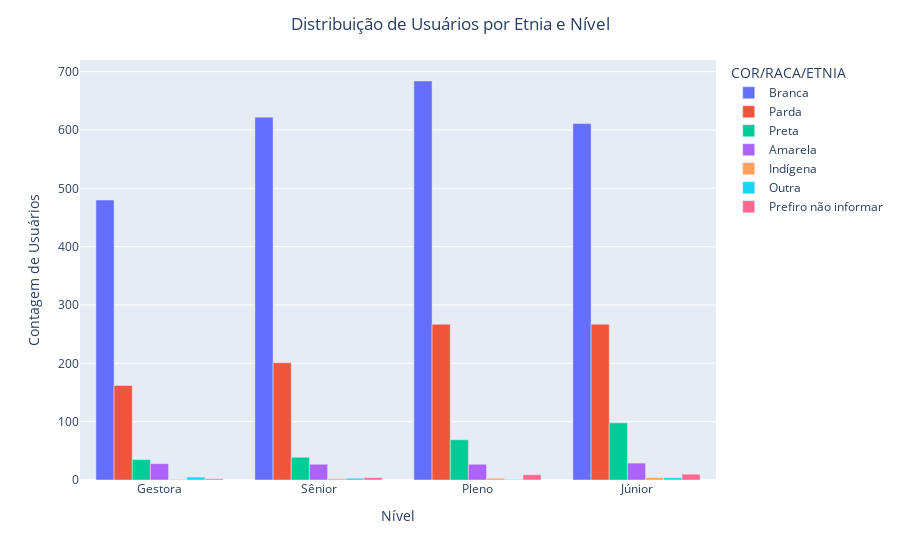

Here is the notebook cell this chart was saved with:
### Code cell
import plotly.express as px

# Dados em formato largo
dados = {
    'COR/RACA/ETNIA': ['Amarela', 'Branca', 'Indígena', 'Outra', 'Parda', 'Prefiro não informar', 'Preta'],
    'Gestora': [28, 480, 1, 5, 162, 2, 35],
    'Júnior': [29, 611, 4, 4, 267, 10, 98],
    'Pleno': [27, 684, 3, 1, 267, 9, 69],
    'Sênior': [27, 622, 2, 3, 201, 4, 39]
}

df = pd.DataFrame(dados)

ordem_etnias = ['Branca', 'Parda', 'Preta', 'Amarela', 'Indígena', 'Outra', 'Prefiro não informar']
df['COR/RACA/ETNIA'] = pd.Categorical(df['COR/RACA/ETNIA'], categories=ordem_etnias, ordered=True)

dados_longos = df.melt(id_vars='COR/RACA/ETNIA', var_name='NOVO NÍVEL', value_name='Valores')

dados_longos.sort_values(by='COR/RACA/ETNIA', inplace=True)

fig = px.bar(dados_longos, x='NOVO NÍVEL', y='Valores', color='COR/RACA/ETNIA', barmode='group')

fig.update_layout(
    title='Distribuição de Usuários por Etnia e Nível',
    xaxis_title='Nível',
    yaxis_title='Contagem de Usuários',
    title_x=0.5  # Centraliza o título
)

# Mostrando o gráfico
fig.show()

### Figure 1 — Plotly figure (JSON) as saved in the notebook; plotly's stock layout.template omitted (floating-point values rounded to 4 significant figures)
{"data": [{"alignmentgroup": "True", "hovertemplate": "COR/RACA/ETNIA=Branca<br>NOVO NÍVEL=%{x}<br>Valores=%{y}<extra></extra>", "legendgroup": "Branca", "marker": {"color": "#636efa", "pattern": {"shape": ""}}, "name": "Branca", "offsetgroup": "Branca", "orientation": "v", "showlegend": true, "textposition": "auto", "type": "bar", "x": ["Gestora", "Sênior", "Pleno", "Júnior"], "xaxis": "x", "y": [480, 622, 684, 611], "yaxis": "y"}, {"alignmentgroup": "True", "hovertemplate": "COR/RACA/ETNIA=Parda<br>NOVO NÍVEL=%{x}<br>Valores=%{y}<extra></extra>", "legendgroup": "Parda", "marker": {"color": "#EF553B", "pattern": {"shape": ""}}, "name": "Parda", "offsetgroup": "Parda", "orientation": "v", "showlegend": true, "textposition": "auto", "type": "bar", "x": ["Sênior", "Gestora", "Pleno", "Júnior"], "xaxis": "x", "y": [201, 162, 267, 267], "yaxis": "y"}, {"alignmentgroup": "True", "hovertemplate": "COR/RACA/ETNIA=Preta<br>NOVO NÍVEL=%{x}<br>Valores=%{y}<extra></extra>", "legendgroup": "Preta", "marker": {"color": "#00cc96", "pattern": {"shape": ""}}, "name": "Preta", "offsetgroup": "Preta", "orientation": "v", "showlegend": true, "textposition": "auto", "type": "bar", "x": ["Júnior", "Pleno", "Sênior", "Gestora"], "xaxis": "x", "y": [98, 69, 39, 35], "yaxis": "y"}, {"alignmentgroup": "True", "hovertemplate": "COR/RACA/ETNIA=Amarela<br>NOVO NÍVEL=%{x}<br>Valores=%{y}<extra></extra>", "legendgroup": "Amarela", "marker": {"color": "#ab63fa", "pattern": {"shape": ""}}, "name": "Amarela", "offsetgroup": "Amarela", "orientation": "v", "showlegend": true, "textposition": "auto", "type": "bar", "x": ["Gestora", "Pleno", "Júnior", "Sênior"], "xaxis": "x", "y": [28, 27, 29, 27], "yaxis": "y"}, {"alignmentgroup": "True", "hovertemplate": "COR/RACA/ETNIA=Indígena<br>NOVO NÍVEL=%{x}<br>Valores=%{y}<extra></extra>", "legendgroup": "Indígena", "marker": {"color": "#FFA15A", "pattern": {"shape": ""}}, "name": "Indígena", "offsetgroup": "Indígena", "orientation": "v", "showlegend": true, "textposition": "auto", "type": "bar", "x": ["Gestora", "Sênior", "Júnior", "Pleno"], "xaxis": "x", "y": [1, 2, 4, 3], "yaxis": "y"}, {"alignmentgroup": "True", "hovertemplate": "COR/RACA/ETNIA=Outra<br>NOVO NÍVEL=%{x}<br>Valores=%{y}<extra></extra>", "legendgroup": "Outra", "marker": {"color": "#19d3f3", "pattern": {"shape": ""}}, "name": "Outra", "offsetgroup": "Outra", "orientation": "v", "showlegend": true, "textposition": "auto", "type": "bar", "x": ["Júnior", "Gestora", "Sênior", "Pleno"], "xaxis": "x", "y": [4, 5, 3, 1], "yaxis": "y"}, {"alignmentgroup": "True", "hovertemplate": "COR/RACA/ETNIA=Prefiro não informar<br>NOVO NÍVEL=%{x}<br>Valores=%{y}<extra></extra>", "legendgroup": "Prefiro não informar", "marker": {"color": "#FF6692", "pattern": {"shape": ""}}, "name": "Prefiro não informar", "offsetgroup": "Prefiro não informar", "orientation": "v", "showlegend": true, "textposition": "auto", "type": "bar", "x": ["Gestora", "Sênior", "Júnior", "Pleno"], "xaxis": "x", "y": [2, 4, 10, 9], "yaxis": "y"}], "layout": {"barmode": "group", "legend": {"title": {"text": "COR/RACA/ETNIA"}, "tracegroupgap": 0}, "margin": {"t": 60}, "title": {"text": "Distribuição de Usuários por Etnia e Nível", "x": 0.5}, "xaxis": {"anchor": "y", "domain": [0, 1], "title": {"text": "Nível"}}, "yaxis": {"anchor": "x", "domain": [0, 1], "title": {"text": "Contagem de Usuários"}}}}
